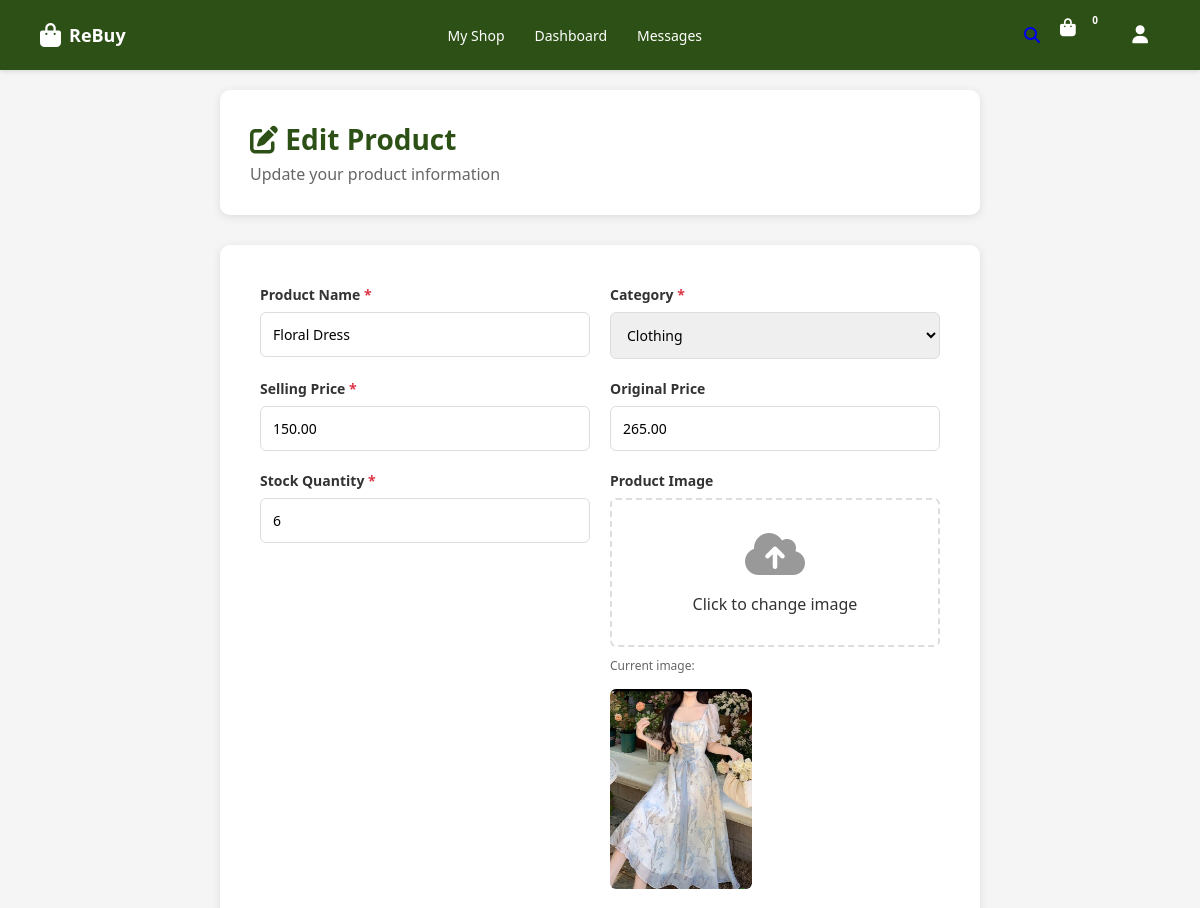
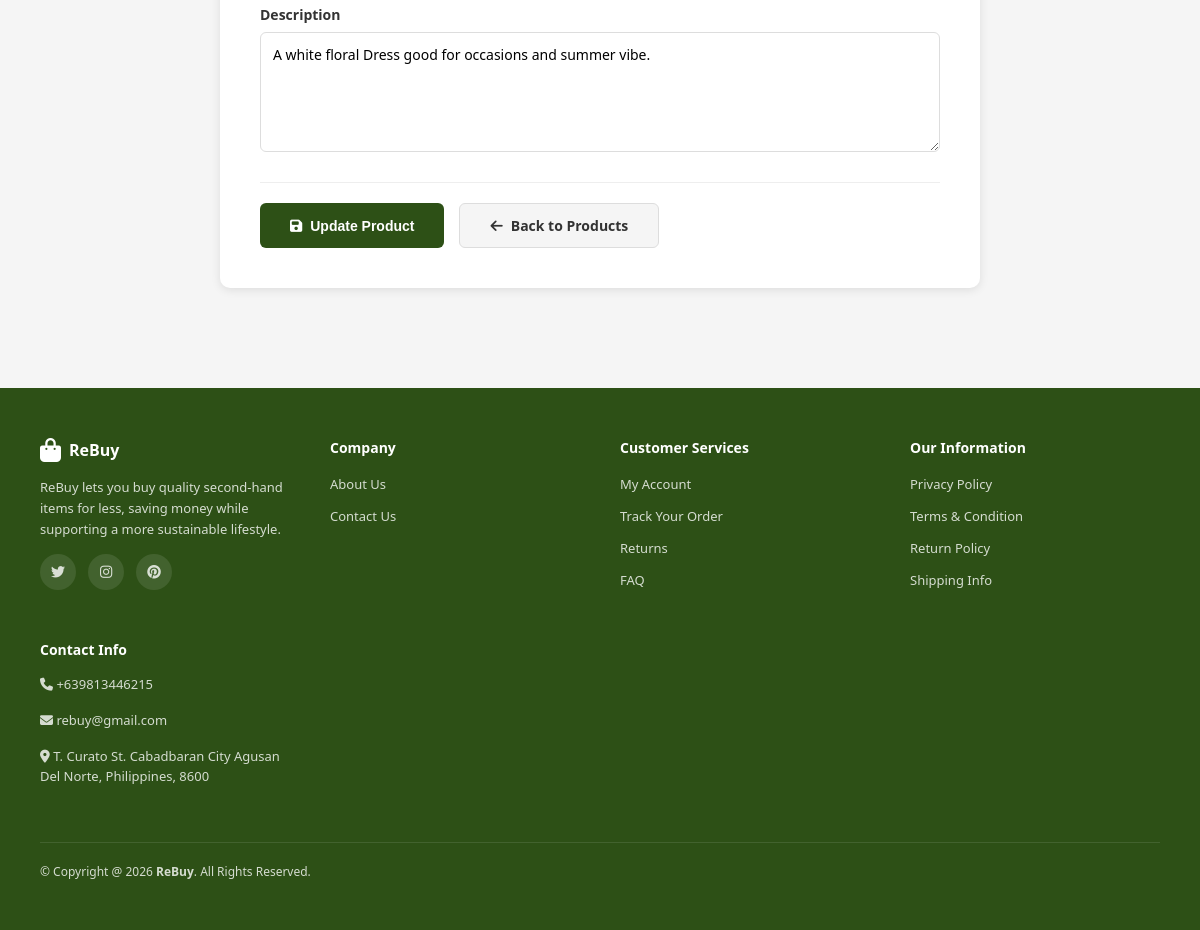
The app's page /php/edit_product.php?id=4 (signed in) with its own data (2 pictures, top to bottom).
### tables this page shows
CREATE TABLE `products` (
  `id` int(11) NOT NULL,
  `seller_id` int(11) NOT NULL DEFAULT 1,
  `name` varchar(255) NOT NULL,
  `description` text DEFAULT NULL,
  `price` decimal(10,2) NOT NULL,
  `stock` int(11) DEFAULT 0,
  `original_price` decimal(10,2) DEFAULT NULL,
  `category` varchar(100) DEFAULT NULL,
  `image_url` varchar(255) DEFAULT NULL,
  `stock_quantity` int(11) DEFAULT 0,
  `status` enum('active','inactive','out_of_stock') DEFAULT 'active',
  `rating` float DEFAULT 0,
  `created_at` timestamp NOT NULL DEFAULT current_timestamp(),
  `updated_at` timestamp NOT NULL DEFAULT current_timestamp() ON UPDATE current_timestamp()
);

### php/edit_product.php (the view, shortened to what this page needs)
<?php
require_once 'db.php';
$user_id = $_SESSION['user_id'];
$product_id = $_GET['id'] ?? '';
$product_stmt = $conn->prepare("SELECT * FROM products WHERE id = ? AND seller_id = ?");
$product_stmt->bind_param("ii", $product_id, $user_id);
$product_stmt->execute();
$product_result = $product_stmt->get_result();
$product = $product_result->fetch_assoc();
?>
<!DOCTYPE html>
<html lang="en">
<head>
    <link rel="stylesheet" href="https://cdnjs.cloudflare.com/ajax/libs/font-awesome/6.5.0/css/all.min.css">
    <link rel="stylesheet" href="../css/header-footer.css">
</head>
<body>
    <header class="main-header">
        <div class="header-container">
            <a href="dashboard.php" class="logo">
                <i class="fas fa-shopping-bag"></i>
                <span>ReBuy</span>
            </a>
            <nav class="nav-menu">
                <a href="seller_profile.php">My Shop</a>
                <a href="seller_dashboard.php">Dashboard</a>
                <a href="message.php">Messages</a>
            </nav>
            <div class="header-icons">
                <a href="shop.php"><i class="fas fa-search"></i></a>
                <a href="cart.php" class="icon-btn">
                    <i class="fas fa-shopping-bag"></i>
                    <span class="cart-badge">0</span>
                </a>
                <div class="user-menu">
                    <button class="icon-btn"><i class="fas fa-user"></i></button>
                </div>
            </div>
        </div>
    </header>
    <div class="upload-container">
        <div class="upload-header">
            <h1><i class="fas fa-edit"></i> Edit Product</h1>
            <p>Update your product information</p>
        </div>
        <div class="upload-form">
            <form method="POST" enctype="multipart/form-data">
                <div class="form-row">
                    <div class="form-group">
                        <label>Product Name <span class="required">*</span></label>
                        <input type="text" name="name" required placeholder="Enter product name" value="<?php echo htmlspecialchars($product['name']); ?>">
                    </div>
                    <div class="form-group">
                        <label>Category <span class="required">*</span></label>
                        <select name="category" required>
                            <option value="Clothing" <?php echo $product['category'] == 'Clothing' ? 'selected' : ''; ?>>Clothing</option>
                        </select>
                    </div>
                </div>
                <div class="form-row">
                    <div class="form-group">
                        <label>Selling Price <span class="required">*</span></label>
                        <input type="number" name="price" step="0.01" min="0" required placeholder="₱0.00" value="<?php echo htmlspecialchars($product['price']); ?>">
                    </div>
                    <div class="form-group">
                        <label>Original Price</label>
                        <input type="number" name="original_price" step="0.01" min="0" placeholder="₱0.00" value="<?php echo htmlspecialchars($product['original_price']); ?>">
                    </div>
                </div>
                <div class="form-row">
                    <div class="form-group">
                        <label>Stock Quantity <span class="required">*</span></label>
                        <input type="number" name="stock_quantity" min="0" required placeholder="0" value="<?php echo htmlspecialchars($product['stock_quantity']); ?>">
                    </div>
                    <div class="form-group">
                        <label>Product Image</label>
                        <div class="image-upload" onclick="document.getElementById('product_image').click()">
                            <i class="fas fa-cloud-upload-alt"></i>
                            <p>Click to change image</p>
                        </div>
                        <?php if (!empty($product['image_url'])): ?>
                            <div class="current-image">
                                <p>Current image:</p>
                                <img src="<?php echo '../' . htmlspecialchars($product['image_url']); ?>" class="image-preview" alt="Current product image">
                            </div>
                        <?php endif; ?>
                    </div>
                </div>
                <div class="form-row full">
                    <div class="form-group">
                        <label>Description</label>
                        <textarea name="description" placeholder="Describe your product (features, condition, etc.)"><?php echo htmlspecialchars($product['description']); ?></textarea>
                    </div>
                </div>
                <div class="form-actions">
                    <button type="submit" class="btn btn-primary">
                        <i class="fas fa-save"></i> Update Product
                    </button>
                    <a href="manage_products.php" class="btn btn-secondary">
                        <i class="fas fa-arrow-left"></i> Back to Products
                    </a>
                </div>
            </form>
        </div>
    </div>
    <footer>
        <div class="footer-container">
            <div class="footer-content">
                <div class="footer-section">
                    <div class="footer-logo">
                        <i class="fas fa-shopping-bag"></i>
                        <span>ReBuy</span>
                    </div>
                    <p class="footer-text">ReBuy lets you buy quality second-hand items for less, saving money while supporting a more sustainable lifestyle.</p>
                    <div class="social-links">
                        <a href="#"><i class="fab fa-twitter"></i></a>
                        <a href="#"><i class="fab fa-instagram"></i></a>
                        <a href="#"><i class="fab fa-pinterest"></i></a>
                    </div>
                </div>
                <div class="footer-section">
                    <h3>Company</h3>
                    <ul>
                        <li><a href="about_us.php">About Us</a></li>
                        <li><a href="#">Contact Us</a></li>
                    </ul>
                </div>
                <div class="footer-section">
                    <h3>Customer Services</h3>
                    <ul>
                        <li><a href="settings.php">My Account</a></li>
                        <li><a href="#">Track Your Order</a></li>
                        <li><a href="#">Returns</a></li>
                        <li><a href="#">FAQ</a></li>
                    </ul>
                </div>
                <div class="footer-section">
                    <h3>Our Information</h3>
                    <ul>
                        <li><a href="#">Privacy Policy</a></li>
                        <li><a href="#">Terms & Condition</a></li>
                        <li><a href="#">Return Policy</a></li>
                        <li><a href="#">Shipping Info</a></li>
                    </ul>
                </div>
                <div class="footer-section">
                    <h3>Contact Info</h3>
                    <p class="footer-text"><i class="fas fa-phone"></i> +639813446215</p>
                    <p class="footer-text"><i class="fa-solid fa-envelope"></i> rebuy@gmail.com</p>
                    <p class="footer-text"><i class="fa-solid fa-location-dot"></i> T. Curato St. Cabadbaran City Agusan Del Norte, Philippines, 8600</p>
                </div>
            </div>
            <div class="footer-bottom">
                <p>&copy; Copyright @ 2026 <strong>ReBuy</strong>. All Rights Reserved.</p>
            </div>
        </div>
    </footer>
</body>
</html>

### css/header-footer.css (style rules this page uses)
:root { --primary-color: #2d5016; --secondary-color: #f4c430; --text-dark: #333; --text-light: #666; --bg-light: #f5f5f5; --border-color: #e0e0e0; }
* { margin: 0; padding: 0; box-sizing: border-box; }
body { font-family: 'Segoe UI', Tahoma, Geneva, Verdana, sans-serif; background-color: var(--bg-light); color: var(--text-dark); }
header.main-header { background: #2d5016; padding: 15px 40px; box-shadow: 0 2px 4px rgba(0,0,0,0.1); }
.header-container { display: flex; justify-content: space-between; align-items: center; max-width: 1400px; margin: 0 auto; }
.logo { display: flex; align-items: center; gap: 8px; font-size: 18px; font-weight: bold; color: white; text-decoration: none; }
.logo i { font-size: 24px; }
.nav-menu { display: flex; gap: 30px; list-style: none; }
.nav-menu a { color: white; text-decoration: none; font-size: 14px; font-weight: 500; transition: color 0.3s; }
.header-icons { display: flex; gap: 20px; align-items: center; }
.icon-btn { width: 40px; height: 40px; border: none; background: none; cursor: pointer; font-size: 18px; color: white; position: relative; transition: color 0.3s; }
.cart-badge { position: absolute; top: -5px; right: -5px; background: var(--primary-color); color: white; border-radius: 50%; width: 20px; height: 20px; display: flex; align-items: center; justify-content: center; font-size: 10px; font-weight: bold; }
.user-menu { position: relative; }
footer { background: var(--primary-color); color: white; padding: 50px 40px; margin-top: 80px; }
.footer-container { max-width: 1400px; margin: 0 auto; }
.footer-content { display: grid; grid-template-columns: repeat(auto-fit, minmax(250px, 1fr)); gap: 40px; margin-bottom: 40px; }
.footer-section h3 { margin-bottom: 15px; font-size: 14px; font-weight: 600; }
.footer-section ul { list-style: none; }
.footer-section ul li { margin-bottom: 10px; }
.footer-section a { color: rgba(255,255,255,0.8); text-decoration: none; font-size: 13px; transition: color 0.3s; }
.footer-logo { display: flex; align-items: center; gap: 8px; margin-bottom: 15px; font-size: 16px; font-weight: bold; }
.footer-logo i { font-size: 24px; }
.footer-text { font-size: 13px; color: rgba(255,255,255,0.8); line-height: 1.6; margin-bottom: 15px; }
.social-links { display: flex; gap: 12px; }
.social-links a { width: 36px; height: 36px; border-radius: 50%; background: rgba(255,255,255,0.1); display: flex; align-items: center; justify-content: center; font-size: 14px; transition: background 0.3s; }
.footer-bottom { border-top: 1px solid rgba(255,255,255,0.1); padding-top: 20px; display: flex; justify-content: space-between; align-items: center; font-size: 12px; color: rgba(255,255,255,0.8); }

### records on screen
products: name "Floral Dress", category "Clothing", price "150.00", original_price "265.00", stock_quantity "6", image_url (picture), description "A white floral Dress good for occasions and summer vibe."
